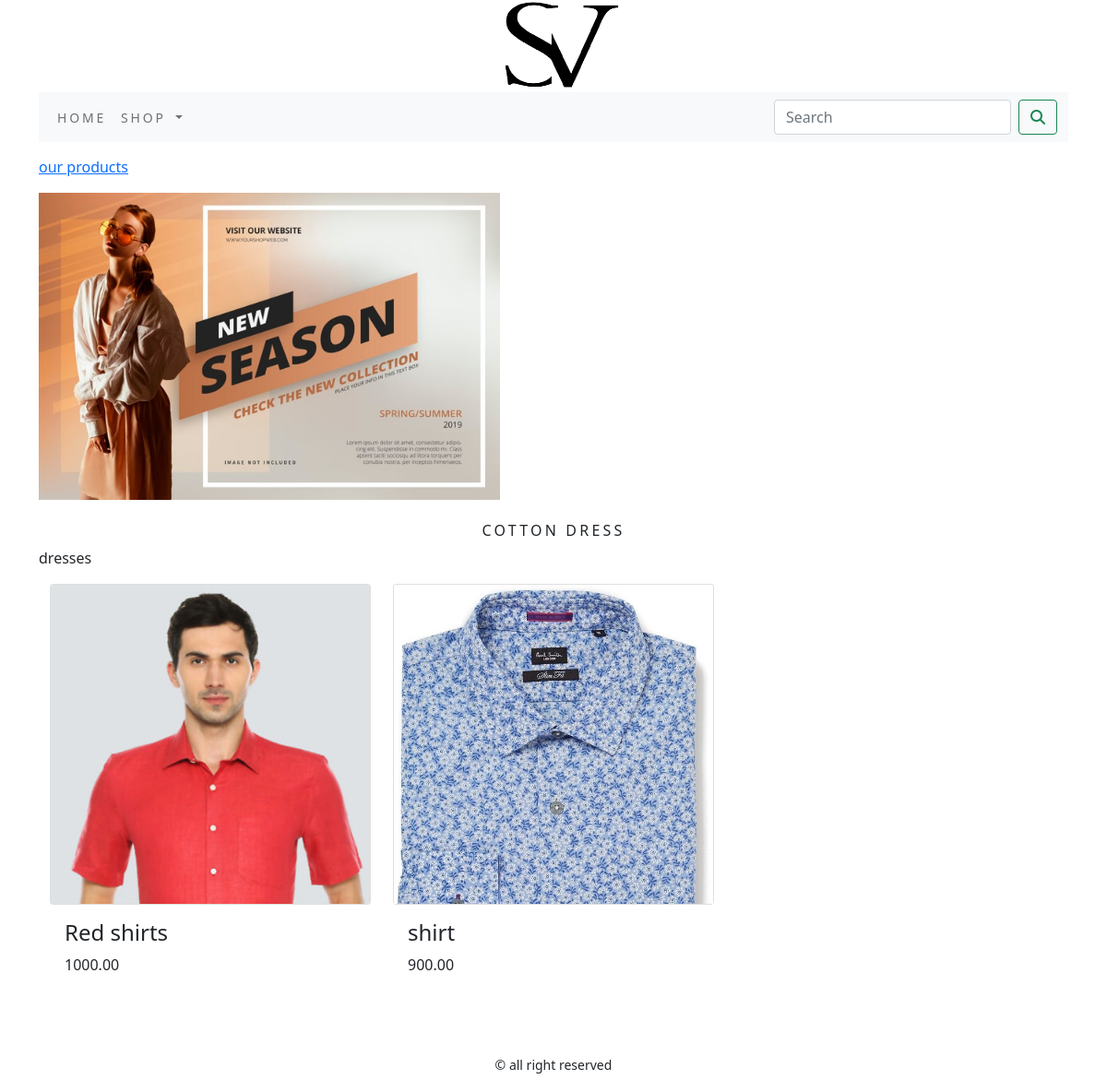
The app's page /shop/cotton-dress/ with its own data.
### shop/models.py (models this page shows, shortened)
class Category(models.Model):
    name = models.CharField(max_length=250, unique=True)
    slug = models.SlugField(max_length=250, unique=True)
    description = models.TextField(blank=True)
    image = models.ImageField(upload_to='category', blank=True)
    class Meta:
        ordering = ('name',)
        verbose_name = 'category'
        verbose_name_plural = 'categories'
    def get_url(self):
        return reverse('shop:products_by_category', args=[self.slug])

class Product(models.Model):
    name = models.CharField(max_length=250, unique=True)
    slug = models.SlugField(max_length=250, unique=True)
    description = models.TextField(blank=True)
    price = models.DecimalField(max_digits=10, decimal_places=2)
    category = models.ForeignKey(Category, on_delete=models.CASCADE)
    image = models.ImageField(upload_to='product', blank=True)
    stock = models.IntegerField()
    available = models.BooleanField(default=True)
    created = models.DateTimeField(auto_now_add=True)
    updated = models.DateTimeField(auto_now=True)
    def get_url(self):
        return reverse('shop:prodCatdetail', args=[self.category.slug, self.slug])
    class Meta:
        ordering = ('name',)
        verbose_name = 'product'
        verbose_name_plural = 'products'

### shop/views.py (the view)
# urls.py: path('', views.allProdCat, name='allProdCat'),
def allProdCat(request, c_slug=None):
    c_page = None
    products_list = None
    if c_slug != None:
        c_page = get_object_or_404(Category, slug=c_slug)
        products_list = Product.objects.all().filter(category=c_page, available=True)
    else:
        products_list = Product.objects.all().filter(available=True)
    paginator = Paginator(products_list, 6)
    try:
        page = int(request.GET.get('page', '1'))
    except:
        page: 1
    try:
        products = paginator.page(page)
    except (EmptyPage, InvalidPage):
        products = paginator.page(paginator.num_pages)
    return render(request, "category.html", {'category': c_page, 'products': products})

### cart/context_processors.py (called while the page is built)
def counter(request):
    item_count = 0
    if 'admin' in request.path:
        return {}
    else:
        try:
            cart = Cart.objects.filter(cart_id=_cart_id(request))
            cart_items = CartItem.objects.all().filter(cart=cart[:1])
            for cart_item in cart_items:
                item_count += cart_item.quantity
        except Cart.DoesNotExist:
            item_count = 0
    return dict(item_count=item_count)

### cart/views.py (called while the page is built)
def _cart_id(request):
    cart = request.session.session_key
    if not cart:
        cart = request.session.create()
    return cart

### shop/context_processors.py (called while the page is built)
def menu_links(request):
    links = Category.objects.all()
    return dict(links=links)

### templates/category.html (shortened to what this page needs)
{% extends 'base.html' %}
{% load static %}
{% block content %}
{% if category %}
<div>
    <div class="row my_row_class">
        <div class="mx-auto">
       <p><a href="{% url 'shop:allProdCat' %}">our products</a></p>
    </div>
        </div>
</div>
    {% endif %}
<div class="mx_auto">
    {% if category %}
    <img class="my_image" src="{{category.image.url}}" alt="{{category.name}}">
    </div><br>
<div>
    <h1 class="text-center my_title">{{category.name}}</h1>
    <p class="text-justify">{{category.description}}</p>
</div>
    {% endif %}
<div class="container">
    <div class="row mx_auto">
        {% for product in products.object_list %}
        <div class="my_bottom_margin col-9 col-sm-12 col-md-4 col-lg-4">
            <div class="card text-center" style="min-width:18rem;">
                <a href="{{product.get_url}}"><img class="card-img-top my_image" src="{{product.image.url}}" alt="{{product.name}}"></a>
            </div>
            <div class="card-body">
               <h4> {{product.name}}</h4>
                <p> {{product.price}}</p>
            </div>
        </div>
        {% endfor %}
    </div>
    <br>
</div>
{% endblock %}

### static/css/custom.css (style rules this page uses)
.my_row_class { padding-top:15px; }
.my_image { width:500px; height:auto; }
.my_title { letter-spacing : .2em; font-size :16px; text-transform :uppercase; }
.my_bottom_margin { margin-bottom:10px; }

### records on screen
Category: image (picture), name "COTTON DRESS", description "dresses"
Product: image (picture), name "Red shirts", price "1000.00"
Product: image (picture), name "shirt", price "900.00"
